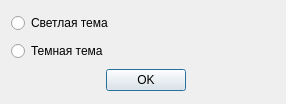
<?xml version="1.0" encoding="UTF-8"?>
<ui version="4.0">
 <class>Dialog</class>
 <widget class="QDialog" name="Dialog">
  <property name="geometry">
   <rect>
    <x>0</x>
    <y>0</y>
    <width>286</width>
    <height>104</height>
   </rect>
  </property>
  <property name="windowTitle">
   <string>Изменение темы окна</string>
  </property>
  <layout class="QGridLayout" name="gridLayout">
   <item row="2" column="2">
    <spacer name="horizontalSpacer_2">
     <property name="orientation">
      <enum>Qt::Horizontal</enum>
     </property>
     <property name="sizeHint" stdset="0">
      <size>
       <width>75</width>
       <height>20</height>
      </size>
     </property>
    </spacer>
   </item>
   <item row="0" column="0" colspan="2">
    <widget class="QRadioButton" name="radioButtonLigthTheme">
     <property name="text">
      <string>Светлая тема</string>
     </property>
    </widget>
   </item>
   <item row="2" column="0">
    <spacer name="horizontalSpacer">
     <property name="orientation">
      <enum>Qt::Horizontal</enum>
     </property>
     <property name="sizeHint" stdset="0">
      <size>
       <width>76</width>
       <height>20</height>
      </size>
     </property>
    </spacer>
   </item>
   <item row="2" column="1">
    <widget class="QPushButton" name="pushButton">
     <property name="text">
      <string>OK</string>
     </property>
    </widget>
   </item>
   <item row="1" column="0" colspan="2">
    <widget class="QRadioButton" name="radioButtonBlackTheme">
     <property name="text">
      <string>Темная тема</string>
     </property>
    </widget>
   </item>
  </layout>
 </widget>
 <resources/>
 <connections>
  <connection>
   <sender>pushButton</sender>
   <signal>clicked()</signal>
   <receiver>Dialog</receiver>
   <slot>close()</slot>
   <hints>
    <hint type="sourcelabel">
     <x>143</x>
     <y>78</y>
    </hint>
    <hint type="destinationlabel">
     <x>142</x>
     <y>51</y>
    </hint>
   </hints>
  </connection>
 </connections>
</ui>
